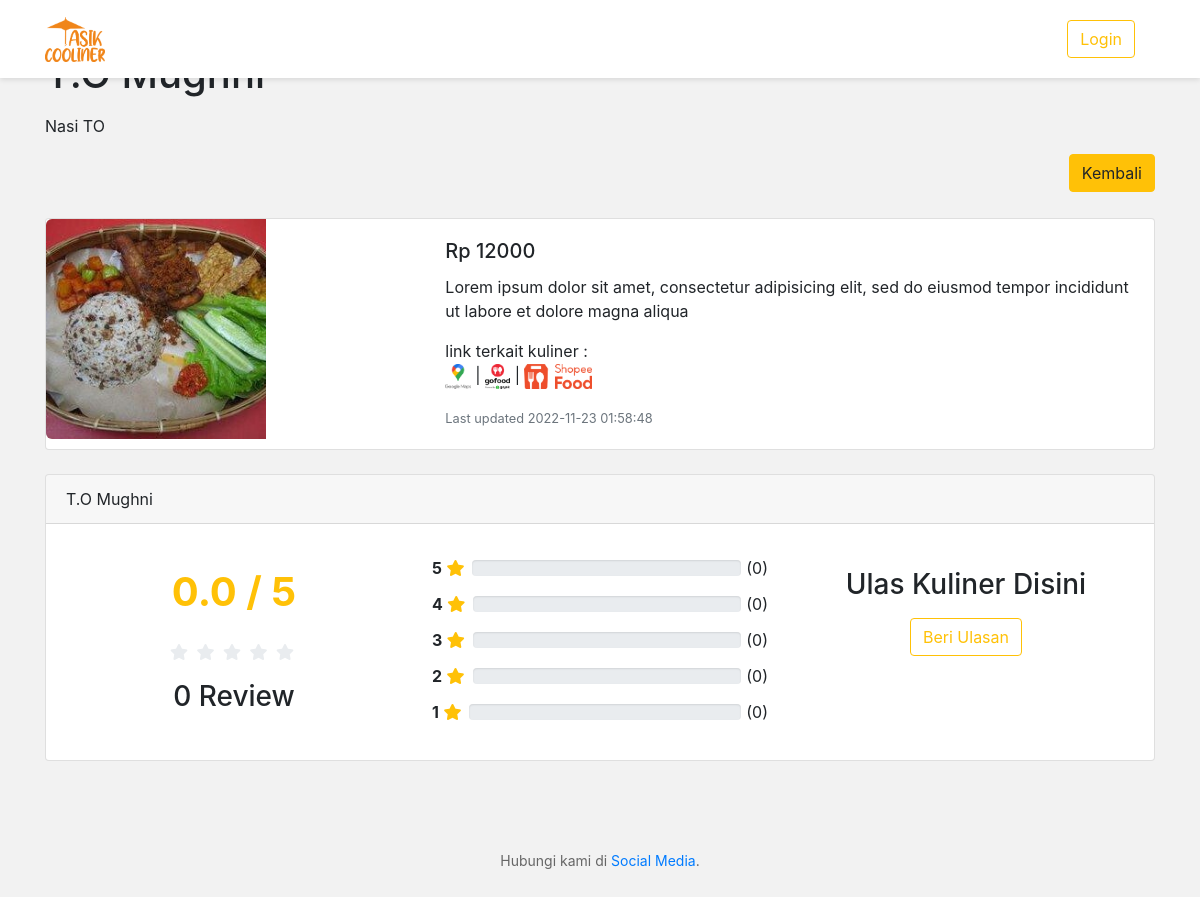
/?page=rating&kategori=KT001&kd=MN001, run on the app's committed database.
### tables this page shows
CREATE TABLE `tb_kategori` (
  `kd_kategori` varchar(7) NOT NULL,
  `name_kategori` varchar(100) NOT NULL,
  `description` text NOT NULL,
  `photo` varchar(50) NOT NULL
);

CREATE TABLE `tb_menu` (
  `kd_menu` varchar(7) NOT NULL,
  `name_menu` varchar(50) NOT NULL,
  `kategori_id` varchar(7) NOT NULL,
  `harga` varchar(50) NOT NULL,
  `description` text NOT NULL,
  `photo` varchar(50) NOT NULL,
  `created` timestamp NOT NULL DEFAULT current_timestamp(),
  `modify` timestamp NOT NULL DEFAULT current_timestamp(),
  `kd_user` varchar(50) NOT NULL
);

### config/controller.php (called while the page is built, shortened)
<?php
	class Resto extends koneksi{
		public function edit($table, $where, $whereValues)
	    {
	        global $con;
	        $sql   = "SELECT * FROM $table WHERE $where = '$whereValues'";
	        $query = mysqli_query($con, $sql);
	        $data  = [];
	        while ($bigData = mysqli_fetch_assoc($query)) {
	            $data[] = $bigData;
	        }
	        return $data;
	    }
	}
 ?>

### page/Nonuser/rating.php (the view, shortened to what this page needs)
<?php
$sn = new Resto();
$table   = "tb_menu";
$data    = $sn->edit($table, "kd_menu", $_GET['kd'])[0];
$getName = $sn->edit("tb_kategori", "kd_kategori", $_GET['kategori'])[0];
$gg = $sn->edit("tb_gmaps", "kd_menu", $_GET['kd'])[0];
$gd = $sn->edit("tb_gofood", "kd_menu", $_GET['kd'])[0];
$gn = $sn->edit("tb_sfood", "kd_menu", $_GET['kd'])[0];
$gs = $sn->edit("tb_rating", "kd_menu", $_GET['kd']);
?>
    <div  style="margin-top:50px;" class="container">
    	<h1 class="mt-5 mb-3"><?=$data['name_menu'] ?></h1>
        <p><?=$getName['name_kategori']  ?></p>
         <a href="?page=order_menu&kd=<?=$_GET['kategori']?>" class="btn btn-warning float-right">Kembali</a>
         <br><br>
        <div class="card mb-4" style="max-width: 1200px;">
            <div class="row g-0">
                <div class="col-md-4">
                    <img class="img-fluid rounded-start" class="card-img-top" style="height: 220px;" src="img/<?=$data['photo']?>" alt="Card image cap">
                </div>
                <div class="col-md-8">
                     <div class="card-body">
                     <h5 class="card-title">Rp <?=$data['harga'];?></h5>
                     <p class="card-text"><?=$data['description'];?></p>
                     <p class="card-text">link terkait kuliner : <br><a href="<?=$gg['link_maps'];?>"><i><img src="images/gmaps.png" style="max-height:25px;" alt=""></i></a>
                        | <a href="<?=$gd['link_gojek'];?>"><i><img src="images/gofoo.png" style="max-height:25px;" alt=""></i></a>
                        | <a href="<?=$gn['link_sfood'];?>"><i><img src="images/sfood.png" style="max-height:25px;" alt=""></i></a>
                    </p>                     <p class="card-text"><small class="text-muted">Last updated <?=$data['modify'];?></small></p>
                     </div>
                </div>
            </div>
        </div>
    	<div class="card">
    		<div class="card-header"><?=$data['name_menu'] ?></div>
    		<div class="card-body">
    			<div class="row">
    				<div class="col-sm-4 text-center">
    					<h1 class="text-warning mt-4 mb-4">
    						<b><span id="average_rating">0.0</span> / 5</b>
    					</h1>
    					<div class="mb-3">
    						<i class="fas fa-star star-light mr-1 main_star"></i>
                            <i class="fas fa-star star-light mr-1 main_star"></i>
                            <i class="fas fa-star star-light mr-1 main_star"></i>
                            <i class="fas fa-star star-light mr-1 main_star"></i>
                            <i class="fas fa-star star-light mr-1 main_star"></i>
	    				</div>
    					<h3><span id="total_review">0</span> Review</h3>
    				</div>
    				<div class="col-sm-4">
    					<p>
                            <div class="progress-label-left"><b>5</b> <i class="fas fa-star text-warning"></i></div>
                            <div class="progress-label-right">(<span id="total_five_star_review">0</span>)</div>
                            <div class="progress">
                            </div>
                        </p>
    					<p>
                            <div class="progress-label-left"><b>4</b> <i class="fas fa-star text-warning"></i></div>
                            <div class="progress-label-right">(<span id="total_four_star_review">0</span>)</div>
                            <div class="progress">
                            </div>
                        </p>
    					<p>
                            <div class="progress-label-left"><b>3</b> <i class="fas fa-star text-warning"></i></div>
                            <div class="progress-label-right">(<span id="total_three_star_review">0</span>)</div>
                            <div class="progress">
                            </div>
                        </p>
    					<p>
                            <div class="progress-label-left"><b>2</b> <i class="fas fa-star text-warning"></i></div>
                            <div class="progress-label-right">(<span id="total_two_star_review">0</span>)</div>
                            <div class="progress">
                            </div>
                        </p>
    					<p>
                            <div class="progress-label-left"><b>1</b> <i class="fas fa-star text-warning"></i></div>
                            <div class="progress-label-right">(<span id="total_one_star_review">0</span>)</div>
                            <div class="progress">
                            </div>
                        </p>
    				</div>
    				<div class="col-sm-4 text-center">
    					<h3 class="mt-4 mb-3">Ulas Kuliner Disini</h3>
    					<a href="login.php"><Button type="button" class="btn btn-outline-warning">Beri Ulasan</button></a>
    				</div>
    			</div>
    		</div>
    	</div>
    </div>
</body>
</html>

### page/Nonuser/rating.php (style rules this page uses)
.progress-label-left { float: left; margin-right: 0.5em; line-height: 1em; }
.progress-label-right { float: right; margin-left: 0.3em; line-height: 1em; }
.star-light { color:#e9ecef; }

### data on the page
tb_kategori: name_kategori "Nasi TO"
tb_menu: photo (picture), harga "12000", description "Lorem ipsum dolor sit amet, consectetur adipisicing elit, sed do eiusmod tempor incididunt ut labore et dolore magna aliqua", modify "2022-11-23 01:58:48", name_menu "T.O Mughni"
